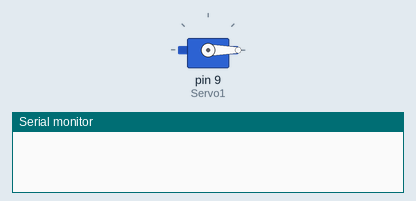
A sketch run on a simulated Arduino Uno, built with avr-gcc and run on an emulated ATmega328P. Parts: servo, the last lines printed to the serial monitor.

Above: at 0.05 s.
At 14.95 s:
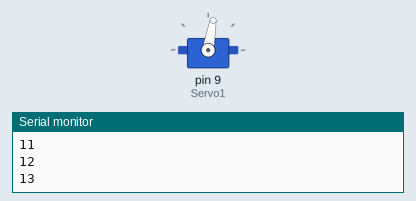
Timing chart, 0 to 20.2 s (numbered marks = the images above):
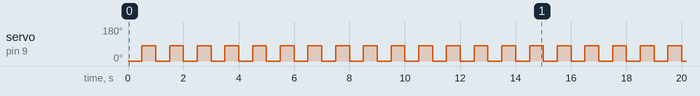

The sketch:

count.ino
```cpp
#include <Servo.h>
Servo Servo1;

void setup() {
  // put your setup code here, to run once:
 Servo1.attach(9);
 Serial.begin(9600);
}
void loop() {
  // put your main code here, to run repeatedly:
for (int i=0 ;i<100 ;i++){
   Servo1.write(0);
   delay(500);
   Servo1.write(80);
   delay (500);
   Serial.println(i);
}
delay (1000);

}
```

Measured:
- by itself, servo on pin 9 (Servo1): goes 99 × (80° 0.50 s, 0° 0.50 s), 80° 1.5 s, 28 × (0° 0.50 s, 80° 0.50 s), 0° 0.50 s, then 80°
